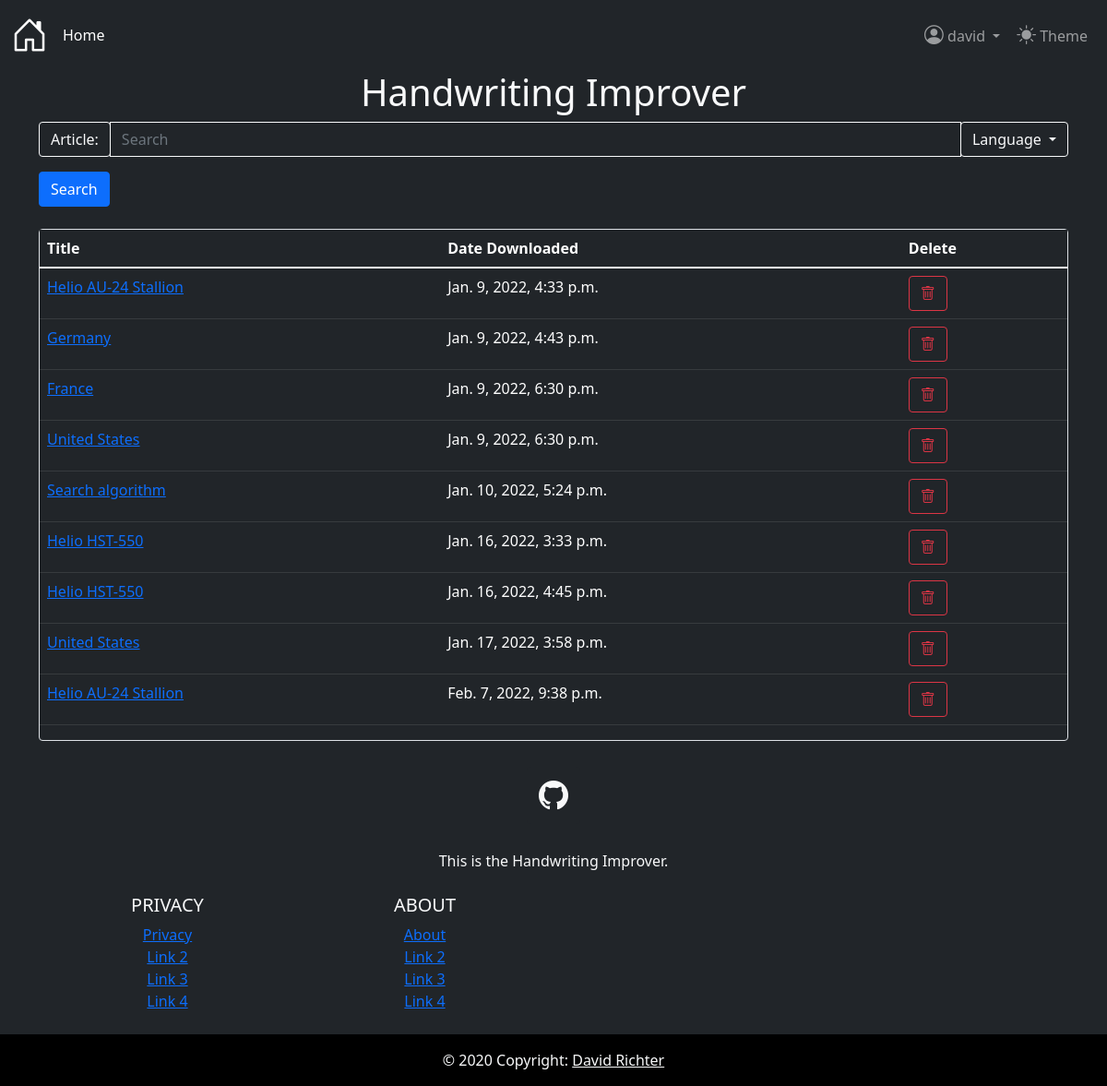
The page /handwriting/ (signed in) on the database its author committed.
### wikipedia_converter/models.py (models this page shows, shortened)
class User(AbstractUser):
    text_theme = models.CharField(max_length=5)
    bg_theme = models.CharField(max_length=5)

class FullArticle(models.Model):
    formatted_page = models.ForeignKey(Article, on_delete=models.CASCADE, related_name="formatted_page")
    original_page = models.ForeignKey(Article, on_delete=models.CASCADE)
    user = models.ForeignKey(User, on_delete=models.SET_NULL, null=True, blank=True)
    date_pulled = models.DateTimeField('date pulled from wikipedia')
    def __str__(self):
        return self.formatted_page.title

class Article(models.Model):
    content = models.CharField(max_length=9999999999)
    link = models.CharField(max_length=500)
    title = models.CharField(max_length=500)

### wikipedia_converter/views.py (the view)
# urls.py: path('', views.IndexView.as_view(), name='index'),
@gzip_page
def index(request):
    template = loader.get_template('wikipedia_converter/index.html')
    if request.user.is_authenticated:
        articles = list(FullArticle.objects.filter(user=request.user))
    else:
        articles = None
    context = {
        'articles': articles,
    }
    return HttpResponse(template.render(context, request))

### wikipedia_converter/templates/wikipedia_converter/index.html (shortened to what this page needs)
{% extends 'wikipedia_converter/base.html' %}
{% load static %}
{% block stylesheets %}
    {{ block.super }}
    <link rel="stylesheet"
          href="https://cdn.jsdelivr.net/npm/@tarekraafat/autocomplete.js@10.2.6/dist/css/autoComplete.min.css">
{% endblock stylesheets %}
{% block content %}
    <div class="container">
        <h1 class="text-center">Handwriting Improver</h1>
    </div>
    <div class="container">
        <form method="POST" id="mainForm"
              action="{% url 'wikipedia_converter:getArticles' %}">
            <div class="input-group mb-3">
                <div class="input-group-prepend">
                <span class="input-group-text bg-{{ request.user.bg_theme }} text-{{ request.user.text_theme }} btn-outline-{{ request.user.text_theme }}"
                      id="basic-addon3">
                    Article:
                </span>
                </div>
                <input type="text" id="autoComplete"
                       class="bg-{{ request.user.bg_theme }} text-{{ request.user.text_theme }} btn-outline-{{ request.user.text_theme }} form-control"
                       name="search" placeholder="Search">
                <div class="input-group-append">
                    <div class="dropdown">
                        <button class="btn btn-outline-{{ request.user.text_theme }} dropdown-toggle" type="button"
                                data-bs-toggle="dropdown">
                            Language
                        </button>
                    </div>
                </div>
            </div>
            <input type="submit" value="Search" class="btn btn-primary">
        </form>
        <br>
        <div class="border rounded">
            <table class="table table-{{ request.user.bg_theme }}">
                <thead>
                <tr>
                    <th scope="col">Title</th>
                    <th scope="col">Date Downloaded</th>
                    <th scope="col">Delete</th>
                </tr>
                </thead>
                <tbody>
                {% for article in articles %}
                    <tr>
                        <td>
                            <a href="{% url 'wikipedia_converter:getArticleFromDb' article.id %}">
                                {{ article }}
                            </a>
                        </td>
                        <td>
                            {{ article.date_pulled }}
                        </td>
                        <td>
                            <a href="{% url 'wikipedia_converter:deleteArticleFromDb' article.id %}"
                               title="Delete Article"
                               class="btn btn-outline-danger">
                                <i class="bi-trash"></i>
                            </a>
                        </td>
                    </tr>
                {% endfor %}
                </tbody>
            </table>
        </div>
    </div>
{% endblock content %}

### wikipedia_converter/templates/wikipedia_converter/components/header.html (shortened to what this page needs)
<header class="navbar navbar-expand-md navbar-{{ request.user.bg_theme }} bd-navbar">
    <nav class="container-xxl flex-wrap flex-md-nowrap" aria-label="Main navigation">
        <a class="navbar-brand p-0 me-2" href="/" aria-label="Bootstrap" title="Home">
            <i class="bi bi-house-door"></i>
        </a>
        <div class="collapse navbar-collapse" id="bdNavbar">
            <ul class="navbar-nav flex-row flex-wrap bd-navbar-nav pt-2 py-md-0">
                <li class="nav-item col-6 col-md-auto">
                    <a class="nav-link p-2 active" aria-current="page" href="/">
                        Home
                    </a>
                </li>
            </ul>
            <ul class="navbar-nav flex-row flex-wrap ms-md-auto">
                {% if request.user.is_authenticated %}
                    <li class="nav-item col-6 col-md-auto">
                        <div class="dropdown">
                            <button class="nav-link p-2 btn dropdown-toggle text-center ms-3"
                                    type="button"
                                    data-bs-toggle="dropdown"
                                    aria-label="User options"
                                    title="{{ request.user }}">
                                <i class="bi bi-person-circle header-icon"></i>
                                <span>{{ request.user.username }}</span>
                            </button>
                        </div>
                    </li>
                {% endif %}
                <li class="nav-item col-6 col-md-auto">
                    <form method="post" action="{% url 'wikipedia_converter:changeTheme' %}">
                        <button class="nav-link p-2 btn"
                                id="themeToggler"
                                aria-label="Toggle theme"
                                name="text_theme"
                                value="{{ request.user.text_theme }}"
                                title="Toggle theme">
                            <i class="bi bi-sun-fill header-icon"></i>
                            Theme
                        </button>
                    </form>
                </li>
            </ul>
        </div>
    </nav>
</header>

### wikipedia_converter/static/wikipedia_converter/css/navbar.css (style rules this page uses)
body { display: flex; flex-direction: column; min-height: 100vh; }
.bi { font-size: 200%; }

### wikipedia_converter/static/wikipedia_converter/css/header.css (style rules this page uses)
i.header-icon { font-size: 130%; }

### rows shown on the page
User: user.username "david"
FullArticle: formatted_page.title "Helio AU-24 Stallion", date_pulled "Jan. 9, 2022, 4:33 p.m."
FullArticle: formatted_page.title "Germany", date_pulled "Jan. 9, 2022, 4:43 p.m."
FullArticle: formatted_page.title "France", date_pulled "Jan. 9, 2022, 6:30 p.m."
FullArticle: formatted_page.title "United States", date_pulled "Jan. 9, 2022, 6:30 p.m."
FullArticle: formatted_page.title "Search algorithm", date_pulled "Jan. 10, 2022, 5:24 p.m."
FullArticle: formatted_page.title "Helio HST-550", date_pulled "Jan. 16, 2022, 3:33 p.m."
FullArticle: formatted_page.title "Helio HST-550", date_pulled "Jan. 16, 2022, 4:45 p.m."
FullArticle: formatted_page.title "United States", date_pulled "Jan. 17, 2022, 3:58 p.m."
FullArticle: formatted_page.title "Helio AU-24 Stallion", date_pulled "Feb. 7, 2022, 9:38 p.m."
